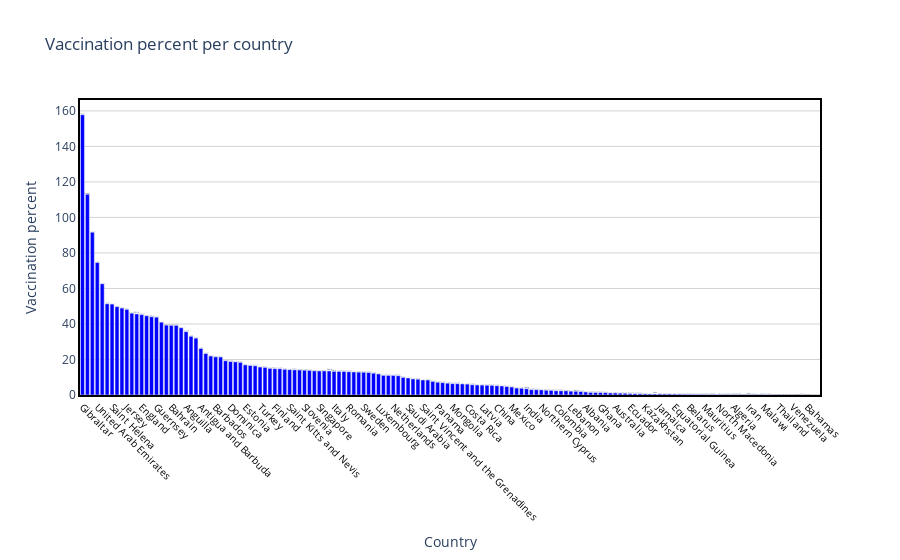

The cell this chart's notebook holds for it:
### Code cell
draw_trace_bar(country_vaccine, 'Percent', 'Vaccination percent per country', 'Country', 'Vaccination percent' )

### Figure 1 — Plotly figure (JSON) as saved in the notebook; plotly's stock layout.template omitted (floating-point values rounded to 4 significant figures; data arrays with more than 128 entries replaced by an {"elided": "..."} marker saying what was removed)
{"data": [{"marker": {"color": "Blue"}, "text": {"elided": "150 str values"}, "type": "bar", "x": {"elided": "150 str values"}, "y": {"elided": "150 float values"}}], "layout": {"hovermode": "closest", "paper_bgcolor": "rgba(0, 0, 0, 0)", "plot_bgcolor": "rgba(0, 0, 0, 0)", "title": {"text": "Vaccination percent per country"}, "xaxis": {"linecolor": "black", "linewidth": 2, "mirror": true, "showline": true, "showticklabels": true, "tickangle": 45, "tickfont": {"color": "black", "size": 10}, "title": {"text": "Country"}, "zeroline": true, "zerolinecolor": "grey", "zerolinewidth": 1}, "yaxis": {"gridcolor": "lightgrey", "linecolor": "black", "linewidth": 2, "mirror": true, "showline": true, "title": {"text": "Vaccination percent"}, "zeroline": true, "zerolinecolor": "grey", "zerolinewidth": 1}}}
